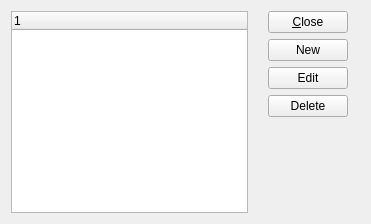
<?xml version="1.0" encoding="UTF-8"?>
<ui version="4.0">
 <comment>This file is part of the Quality Package for xTuple ERP, and is
 Copyright (c) 1999-2016 by OpenMFG LLC, d/b/a xTuple.
 It is licensed to you under the xTuple End-User License Agreement
 ("the EULA"), the full text of which is available at www.xtuple.com/EULA
 While the EULA gives you access to source code and encourages your
 involvement in the development process, this Package is not free software.
 By using this software, you agree to be bound by the terms of the EULA.</comment>
 <class>qreasoncodes</class>
 <widget class="QWidget" name="qreasoncodes">
  <property name="geometry">
   <rect>
    <x>0</x>
    <y>0</y>
    <width>371</width>
    <height>224</height>
   </rect>
  </property>
  <property name="windowTitle">
   <string>Quality Reason Codes</string>
  </property>
  <layout class="QGridLayout" name="gridLayout">
   <item row="1" column="1">
    <layout class="QHBoxLayout" name="horizontalLayout_2">
     <item>
      <layout class="QVBoxLayout" name="verticalLayout">
       <property name="leftMargin">
        <number>14</number>
       </property>
       <property name="rightMargin">
        <number>12</number>
       </property>
       <item>
        <widget class="QPushButton" name="_close">
         <property name="text">
          <string>&amp;Close</string>
         </property>
        </widget>
       </item>
       <item>
        <widget class="QPushButton" name="_newBtn">
         <property name="text">
          <string>New</string>
         </property>
        </widget>
       </item>
       <item>
        <widget class="QPushButton" name="_editBtn">
         <property name="text">
          <string>Edit</string>
         </property>
        </widget>
       </item>
       <item>
        <widget class="QPushButton" name="_deleteBtn">
         <property name="text">
          <string>Delete</string>
         </property>
        </widget>
       </item>
       <item>
        <spacer name="verticalSpacer">
         <property name="orientation">
          <enum>Qt::Vertical</enum>
         </property>
         <property name="sizeHint" stdset="0">
          <size>
           <width>20</width>
           <height>40</height>
          </size>
         </property>
        </spacer>
       </item>
      </layout>
     </item>
    </layout>
   </item>
   <item row="1" column="0">
    <widget class="XTreeWidget" name="_list"/>
   </item>
  </layout>
 </widget>
 <customwidgets>
  <customwidget>
   <class>XTreeWidget</class>
   <extends>QTreeWidget</extends>
   <header>xtreewidget.h</header>
   <container>1</container>
  </customwidget>
 </customwidgets>
 <tabstops>
  <tabstop>_list</tabstop>
  <tabstop>_newBtn</tabstop>
  <tabstop>_editBtn</tabstop>
  <tabstop>_deleteBtn</tabstop>
  <tabstop>_close</tabstop>
 </tabstops>
 <resources/>
 <connections/>
</ui>
